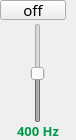
                 <widget class="QFrame" name="frame_65">
                  <property name="minimumSize">
                   <size>
                    <width>76</width>
                    <height>140</height>
                   </size>
                  </property>
                  <property name="maximumSize">
                   <size>
                    <width>76</width>
                    <height>140</height>
                   </size>
                  </property>
                  <property name="frameShape">
                   <enum>QFrame::NoFrame</enum>
                  </property>
                  <property name="frameShadow">
                   <enum>QFrame::Raised</enum>
                  </property>
                  <layout class="QVBoxLayout" name="verticalLayout_42">
                   <property name="spacing">
                    <number>3</number>
                   </property>
                   <property name="leftMargin">
                    <number>0</number>
                   </property>
                   <property name="topMargin">
                    <number>0</number>
                   </property>
                   <property name="rightMargin">
                    <number>0</number>
                   </property>
                   <property name="bottomMargin">
                    <number>0</number>
                   </property>
                   <item>
                    <widget class="QPushButton" name="switch_400">
                     <property name="minimumSize">
                      <size>
                       <width>66</width>
                       <height>20</height>
                      </size>
                     </property>
                     <property name="maximumSize">
                      <size>
                       <width>65</width>
                       <height>20</height>
                      </size>
                     </property>
                     <property name="font">
                      <font>
                       <family>PF BeauSans Pro</family>
                       <pointsize>11</pointsize>
                       <bold>false</bold>
                      </font>
                     </property>
                     <property name="text">
                      <string>off</string>
                     </property>
                     <property name="checkable">
                      <bool>true</bool>
                     </property>
                     <property name="checked">
                      <bool>false</bool>
                     </property>
                    </widget>
                   </item>
                   <item alignment="Qt::AlignHCenter">
                    <widget class="QSlider" name="slider_400">
                     <property name="enabled">
                      <bool>false</bool>
                     </property>
                     <property name="minimumSize">
                      <size>
                       <width>45</width>
                       <height>100</height>
                      </size>
                     </property>
                     <property name="minimum">
                      <number>-50</number>
                     </property>
                     <property name="maximum">
                      <number>50</number>
                     </property>
                     <property name="value">
                      <number>0</number>
                     </property>
                     <property name="orientation">
                      <enum>Qt::Vertical</enum>
                     </property>
                    </widget>
                   </item>
                   <item>
                    <widget class="QLabel" name="label_52">
                     <property name="font">
                      <font>
                       <family>PF BeauSans Pro</family>
                       <pointsize>10</pointsize>
                       <bold>true</bold>
                      </font>
                     </property>
                     <property name="styleSheet">
                      <string notr="true">color: #009b4a;</string>
                     </property>
                     <property name="text">
                      <string>400 Hz</string>
                     </property>
                     <property name="alignment">
                      <set>Qt::AlignHCenter|Qt::AlignTop</set>
                     </property>
                    </widget>
                   </item>
                  </layout>
                 </widget>
